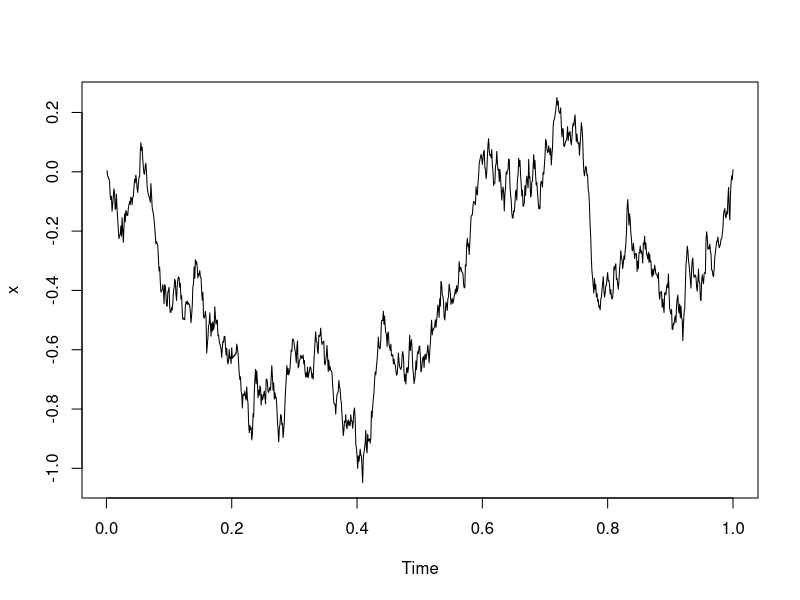

The R source for this figure:
# r2py crawler metadata
# package: e1071
# source_type: rd_example
# topic: rwiener.Rd
# source_file: C:\Users\bened\AppData\Local\R\win-library\4.5\e1071\help
# lines: 5

suppressPackageStartupMessages(library(e1071))
# simulate a Wiener process on [0,1] and plot it

x <- rwiener()
plot(x,type="l")
